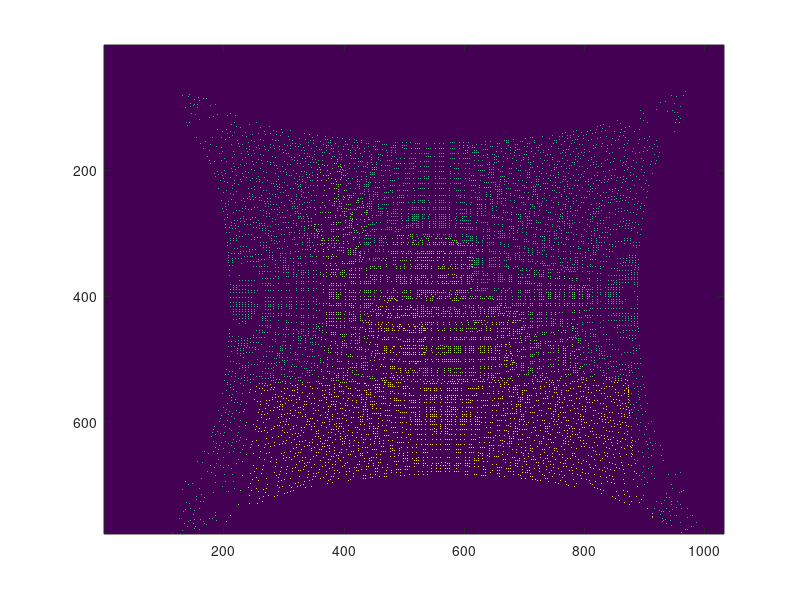
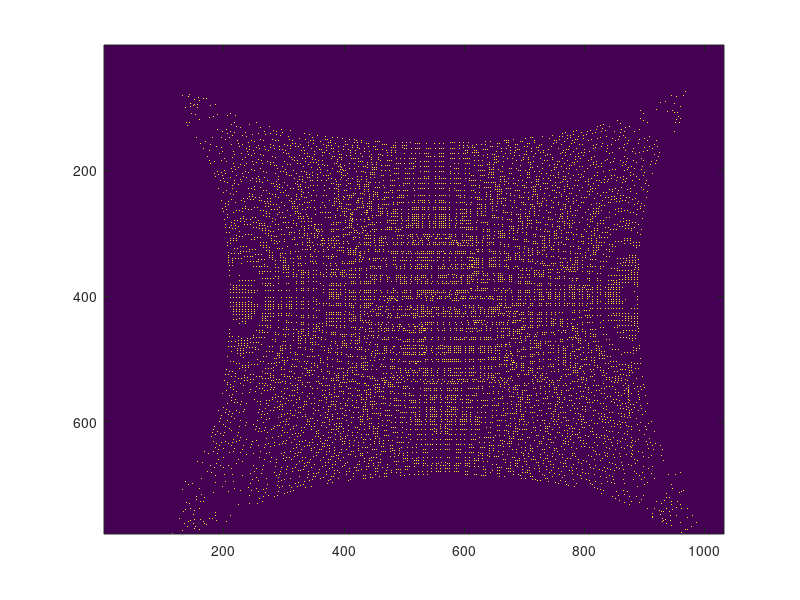

MATLAB code for these plots, in order: (Note: this script raises an error after producing the figures.)
%% 针对tof影像
% 数据路径：D:\bilateral-solver\others\ConsoleApplication1\ConsoleApplication1\sr_d

%% 1. 制作confidence影像
% 读取disp_sparse.txt
load('disp_sparse.txt');
figure
imagesc(disp_sparse)
max(disp_sparse(:))
min(disp_sparse(:))
[rows,cols] = size(disp_sparse)

confi=zeros(rows,cols);
confi(disp_sparse~=0)=1;
figure
imagesc(confi)
max(confi(:))
min(confi(:))

% 将confi写入txt
fid = fopen('confidence_disp_dot_e4.txt', 'wt');
mat = confi;
mat(mat==0.0)=0.00001;
for i = 1:size(mat, 1)
    fprintf(fid, '%f\t', mat(i,:));
    fprintf(fid, '\n');
end
fclose(fid);

%% 显示等高线
test=imread('chroma_8_luma_8_spatial_8_lam_256.png');
test=test(:,:,2);
minValue=min(test(:));
maxValue=max(test(:));
figure
imagesc(test,[10,130])

figure
contourf(test)

load('disp_sparse.txt');
figure
imshow(disp_sparse)



